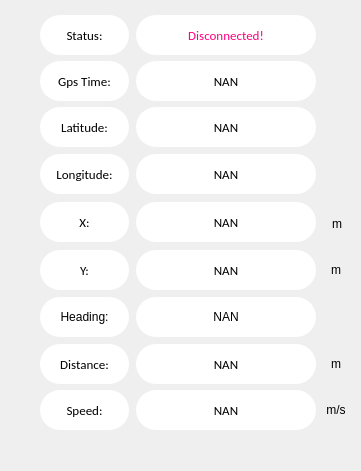
     <widget class="QGroupBox" name="currentGpsDataGroupBox">
      <property name="geometry">
       <rect>
        <x>700</x>
        <y>200</y>
        <width>361</width>
        <height>471</height>
       </rect>
      </property>
      <property name="styleSheet">
       <string notr="true">background-color: rgb(239, 239, 239);
border-radius: 20px;
border-width: 0px;</string>
      </property>
      <property name="title">
       <string/>
      </property>
      <widget class="QLabel" name="longitudeUpdatableLabel">
       <property name="geometry">
        <rect>
         <x>136</x>
         <y>154</y>
         <width>180</width>
         <height>40</height>
        </rect>
       </property>
       <property name="minimumSize">
        <size>
         <width>180</width>
         <height>40</height>
        </size>
       </property>
       <property name="maximumSize">
        <size>
         <width>16777215</width>
         <height>40</height>
        </size>
       </property>
       <property name="font">
        <font>
         <family>Calibri</family>
         <pointsize>10</pointsize>
         <italic>false</italic>
         <bold>false</bold>
        </font>
       </property>
       <property name="cursor">
        <cursorShape>IBeamCursor</cursorShape>
       </property>
       <property name="styleSheet">
        <string notr="true">background-color: rgb(255, 255, 255);
color: rgb(0, 0, 0);
font: 75 10pt &quot;Calibri&quot;;</string>
       </property>
       <property name="text">
        <string>NAN</string>
       </property>
       <property name="alignment">
        <set>Qt::AlignCenter</set>
       </property>
      </widget>
      <widget class="QLabel" name="gpsTimeUpdatableLabel">
       <property name="geometry">
        <rect>
         <x>136</x>
         <y>61</y>
         <width>180</width>
         <height>40</height>
        </rect>
       </property>
       <property name="minimumSize">
        <size>
         <width>180</width>
         <height>40</height>
        </size>
       </property>
       <property name="maximumSize">
        <size>
         <width>16777215</width>
         <height>40</height>
        </size>
       </property>
       <property name="font">
        <font>
         <family>Calibri</family>
         <pointsize>10</pointsize>
         <italic>false</italic>
         <bold>false</bold>
        </font>
       </property>
       <property name="cursor">
        <cursorShape>IBeamCursor</cursorShape>
       </property>
       <property name="styleSheet">
        <string notr="true">background-color: rgb(255, 255, 255);
color: rgb(0, 0, 0);
font: 75 10pt &quot;Calibri&quot;;</string>
       </property>
       <property name="text">
        <string>NAN</string>
       </property>
       <property name="alignment">
        <set>Qt::AlignCenter</set>
       </property>
      </widget>
      <widget class="QLabel" name="yUpdatableLabel">
       <property name="geometry">
        <rect>
         <x>136</x>
         <y>250</y>
         <width>180</width>
         <height>40</height>
        </rect>
       </property>
       <property name="minimumSize">
        <size>
         <width>180</width>
         <height>40</height>
        </size>
       </property>
       <property name="maximumSize">
        <size>
         <width>16777215</width>
         <height>40</height>
        </size>
       </property>
       <property name="font">
        <font>
         <family>Calibri</family>
         <pointsize>10</pointsize>
         <italic>false</italic>
         <bold>false</bold>
        </font>
       </property>
       <property name="cursor">
        <cursorShape>IBeamCursor</cursorShape>
       </property>
       <property name="styleSheet">
        <string notr="true">background-color: rgb(255, 255, 255);
color: rgb(0, 0, 0);
font: 75 10pt &quot;Calibri&quot;;</string>
       </property>
       <property name="text">
        <string>NAN</string>
       </property>
       <property name="alignment">
        <set>Qt::AlignCenter</set>
       </property>
      </widget>
      <widget class="QLabel" name="latitudeLabel">
       <property name="geometry">
        <rect>
         <x>40</x>
         <y>107</y>
         <width>89</width>
         <height>40</height>
        </rect>
       </property>
       <property name="minimumSize">
        <size>
         <width>89</width>
         <height>40</height>
        </size>
       </property>
       <property name="maximumSize">
        <size>
         <width>16777215</width>
         <height>40</height>
        </size>
       </property>
       <property name="font">
        <font>
         <family>Calibri</family>
         <pointsize>10</pointsize>
         <italic>false</italic>
         <bold>false</bold>
        </font>
       </property>
       <property name="styleSheet">
        <string notr="true">background-color: rgb(255, 255, 255);
color: rgb(0, 0, 0);
font: 75 10pt &quot;Calibri&quot;;</string>
       </property>
       <property name="text">
        <string>Latitude:</string>
       </property>
       <property name="alignment">
        <set>Qt::AlignCenter</set>
       </property>
      </widget>
      <widget class="QLabel" name="stausUpdatableLabel">
       <property name="geometry">
        <rect>
         <x>136</x>
         <y>15</y>
         <width>180</width>
         <height>40</height>
        </rect>
       </property>
       <property name="minimumSize">
        <size>
         <width>180</width>
         <height>40</height>
        </size>
       </property>
       <property name="maximumSize">
        <size>
         <width>16777215</width>
         <height>40</height>
        </size>
       </property>
       <property name="font">
        <font>
         <family>Calibri</family>
         <pointsize>10</pointsize>
         <italic>false</italic>
         <bold>false</bold>
        </font>
       </property>
       <property name="styleSheet">
        <string notr="true">background-color: rgb(255, 255, 255);
color: rgb(255, 0, 127);
font: 75 10pt &quot;Calibri&quot;;</string>
       </property>
       <property name="text">
        <string>Disconnected!</string>
       </property>
       <property name="alignment">
        <set>Qt::AlignCenter</set>
       </property>
      </widget>
      <widget class="QLabel" name="longitudeLabel">
       <property name="geometry">
        <rect>
         <x>40</x>
         <y>154</y>
         <width>89</width>
         <height>40</height>
        </rect>
       </property>
       <property name="minimumSize">
        <size>
         <width>89</width>
         <height>40</height>
        </size>
       </property>
       <property name="maximumSize">
        <size>
         <width>16777215</width>
         <height>40</height>
        </size>
       </property>
       <property name="font">
        <font>
         <family>Calibri</family>
         <pointsize>10</pointsize>
         <italic>false</italic>
         <bold>false</bold>
        </font>
       </property>
       <property name="styleSheet">
        <string notr="true">background-color: rgb(255, 255, 255);
color: rgb(0, 0, 0);
font: 75 10pt &quot;Calibri&quot;;</string>
       </property>
       <property name="text">
        <string>Longitude:</string>
       </property>
       <property name="alignment">
        <set>Qt::AlignCenter</set>
       </property>
      </widget>
      <widget class="QLabel" name="yLabel">
       <property name="geometry">
        <rect>
         <x>40</x>
         <y>250</y>
         <width>89</width>
         <height>40</height>
        </rect>
       </property>
       <property name="minimumSize">
        <size>
         <width>89</width>
         <height>40</height>
        </size>
       </property>
       <property name="maximumSize">
        <size>
         <width>16777215</width>
         <height>40</height>
        </size>
       </property>
       <property name="font">
        <font>
         <family>Calibri</family>
         <pointsize>10</pointsize>
         <italic>false</italic>
         <bold>false</bold>
        </font>
       </property>
       <property name="styleSheet">
        <string notr="true">background-color: rgb(255, 255, 255);
color: rgb(0, 0, 0);
font: 75 10pt &quot;Calibri&quot;;</string>
       </property>
       <property name="text">
        <string>Y:</string>
       </property>
       <property name="alignment">
        <set>Qt::AlignCenter</set>
       </property>
      </widget>
      <widget class="QLabel" name="distanceSignLabel">
       <property name="geometry">
        <rect>
         <x>323</x>
         <y>344</y>
         <width>26</width>
         <height>40</height>
        </rect>
       </property>
       <property name="minimumSize">
        <size>
         <width>0</width>
         <height>40</height>
        </size>
       </property>
       <property name="maximumSize">
        <size>
         <width>16777215</width>
         <height>40</height>
        </size>
       </property>
       <property name="styleSheet">
        <string notr="true">background-color: rgb(239, 239, 239);
color: rgb(0, 0, 0);
font: 75 10pt &quot;Calibri&quot;;</string>
       </property>
       <property name="text">
        <string>m</string>
       </property>
       <property name="alignment">
        <set>Qt::AlignCenter</set>
       </property>
      </widget>
      <widget class="QLabel" name="gpsTimeLabel">
       <property name="geometry">
        <rect>
         <x>40</x>
         <y>61</y>
         <width>89</width>
         <height>40</height>
        </rect>
       </property>
       <property name="minimumSize">
        <size>
         <width>89</width>
         <height>40</height>
        </size>
       </property>
       <property name="maximumSize">
        <size>
         <width>16777215</width>
         <height>40</height>
        </size>
       </property>
       <property name="font">
        <font>
         <family>Calibri</family>
         <pointsize>10</pointsize>
         <italic>false</italic>
         <bold>false</bold>
        </font>
       </property>
       <property name="styleSheet">
        <string notr="true">background-color: rgb(255, 255, 255);
color: rgb(0, 0, 0);
font: 75 10pt &quot;Calibri&quot;;</string>
       </property>
       <property name="text">
        <string>Gps Time:</string>
       </property>
       <property name="alignment">
        <set>Qt::AlignCenter</set>
       </property>
      </widget>
      <widget class="QLabel" name="speedSignLabel">
       <property name="geometry">
        <rect>
         <x>323</x>
         <y>390</y>
         <width>26</width>
         <height>40</height>
        </rect>
       </property>
       <property name="minimumSize">
        <size>
         <width>0</width>
         <height>40</height>
        </size>
       </property>
       <property name="maximumSize">
        <size>
         <width>16777215</width>
         <height>40</height>
        </size>
       </property>
       <property name="styleSheet">
        <string notr="true">background-color: rgb(239, 239, 239);
color: rgb(0, 0, 0);
font: 75 10pt &quot;Calibri&quot;;</string>
       </property>
       <property name="text">
        <string>m/s</string>
       </property>
       <property name="alignment">
        <set>Qt::AlignCenter</set>
       </property>
      </widget>
      <widget class="QLabel" name="speedUpdatableLabel">
       <property name="geometry">
        <rect>
         <x>136</x>
         <y>390</y>
         <width>180</width>
         <height>40</height>
        </rect>
       </property>
       <property name="minimumSize">
        <size>
         <width>180</width>
         <height>40</height>
        </size>
       </property>
       <property name="maximumSize">
        <size>
         <width>16777215</width>
         <height>40</height>
        </size>
       </property>
       <property name="font">
        <font>
         <family>Calibri</family>
         <pointsize>10</pointsize>
         <italic>false</italic>
         <bold>false</bold>
        </font>
       </property>
       <property name="cursor">
        <cursorShape>IBeamCursor</cursorShape>
       </property>
       <property name="styleSheet">
        <string notr="true">background-color: rgb(255, 255, 255);
color: rgb(0, 0, 0);
font: 75 10pt &quot;Calibri&quot;;</string>
       </property>
       <property name="text">
        <string>NAN</string>
       </property>
       <property name="alignment">
        <set>Qt::AlignCenter</set>
       </property>
      </widget>
      <widget class="QLabel" name="distanceUpdatableLabel">
       <property name="geometry">
        <rect>
         <x>136</x>
         <y>344</y>
         <width>180</width>
         <height>40</height>
        </rect>
       </property>
       <property name="minimumSize">
        <size>
         <width>180</width>
         <height>40</height>
        </size>
       </property>
       <property name="maximumSize">
        <size>
         <width>16777215</width>
         <height>40</height>
        </size>
       </property>
       <property name="font">
        <font>
         <family>Calibri</family>
         <pointsize>10</pointsize>
         <italic>false</italic>
         <bold>false</bold>
        </font>
       </property>
       <property name="cursor">
        <cursorShape>IBeamCursor</cursorShape>
       </property>
       <property name="styleSheet">
        <string notr="true">background-color: rgb(255, 255, 255);
color: rgb(0, 0, 0);
font: 75 10pt &quot;Calibri&quot;;</string>
       </property>
       <property name="text">
        <string>NAN</string>
       </property>
       <property name="alignment">
        <set>Qt::AlignCenter</set>
       </property>
      </widget>
      <widget class="QLabel" name="saiLabel">
       <property name="geometry">
        <rect>
         <x>136</x>
         <y>297</y>
         <width>180</width>
         <height>40</height>
        </rect>
       </property>
       <property name="minimumSize">
        <size>
         <width>89</width>
         <height>40</height>
        </size>
       </property>
       <property name="maximumSize">
        <size>
         <width>16777215</width>
         <height>40</height>
        </size>
       </property>
       <property name="cursor">
        <cursorShape>IBeamCursor</cursorShape>
       </property>
       <property name="styleSheet">
        <string notr="true">background-color: rgb(255, 255, 255);
color: rgb(0, 0, 0);
font: 75 10pt &quot;Calibri&quot;;</string>
       </property>
       <property name="text">
        <string>NAN</string>
       </property>
       <property name="alignment">
        <set>Qt::AlignCenter</set>
       </property>
      </widget>
      <widget class="QLabel" name="speedLabel">
       <property name="geometry">
        <rect>
         <x>40</x>
         <y>390</y>
         <width>89</width>
         <height>40</height>
        </rect>
       </property>
       <property name="minimumSize">
        <size>
         <width>89</width>
         <height>40</height>
        </size>
       </property>
       <property name="maximumSize">
        <size>
         <width>16777215</width>
         <height>40</height>
        </size>
       </property>
       <property name="font">
        <font>
         <family>Calibri</family>
         <pointsize>10</pointsize>
         <italic>false</italic>
         <bold>false</bold>
        </font>
       </property>
       <property name="styleSheet">
        <string notr="true">background-color: rgb(255, 255, 255);
color: rgb(0, 0, 0);
font: 75 10pt &quot;Calibri&quot;;</string>
       </property>
       <property name="text">
        <string>Speed:</string>
       </property>
       <property name="alignment">
        <set>Qt::AlignCenter</set>
       </property>
      </widget>
      <widget class="QLabel" name="xLabel">
       <property name="geometry">
        <rect>
         <x>40</x>
         <y>202</y>
         <width>89</width>
         <height>40</height>
        </rect>
       </property>
       <property name="minimumSize">
        <size>
         <width>89</width>
         <height>40</height>
        </size>
       </property>
       <property name="maximumSize">
        <size>
         <width>16777215</width>
         <height>40</height>
        </size>
       </property>
       <property name="font">
        <font>
         <family>Calibri</family>
         <pointsize>10</pointsize>
         <italic>false</italic>
         <bold>false</bold>
        </font>
       </property>
       <property name="styleSheet">
        <string notr="true">background-color: rgb(255, 255, 255);
color: rgb(0, 0, 0);
font: 75 10pt &quot;Calibri&quot;;</string>
       </property>
       <property name="text">
        <string>X:</string>
       </property>
       <property name="alignment">
        <set>Qt::AlignCenter</set>
       </property>
      </widget>
      <widget class="QLabel" name="distanceLabel">
       <property name="geometry">
        <rect>
         <x>40</x>
         <y>344</y>
         <width>89</width>
         <height>40</height>
        </rect>
       </property>
       <property name="minimumSize">
        <size>
         <width>89</width>
         <height>40</height>
        </size>
       </property>
       <property name="maximumSize">
        <size>
         <width>16777215</width>
         <height>40</height>
        </size>
       </property>
       <property name="font">
        <font>
         <family>Calibri</family>
         <pointsize>10</pointsize>
         <italic>false</italic>
         <bold>false</bold>
        </font>
       </property>
       <property name="styleSheet">
        <string notr="true">background-color: rgb(255, 255, 255);
color: rgb(0, 0, 0);
font: 75 10pt &quot;Calibri&quot;;</string>
       </property>
       <property name="text">
        <string>Distance:</string>
       </property>
       <property name="alignment">
        <set>Qt::AlignCenter</set>
       </property>
      </widget>
      <widget class="QLabel" name="latitudeUpdatableLabel">
       <property name="geometry">
        <rect>
         <x>136</x>
         <y>107</y>
         <width>180</width>
         <height>40</height>
        </rect>
       </property>
       <property name="minimumSize">
        <size>
         <width>180</width>
         <height>40</height>
        </size>
       </property>
       <property name="maximumSize">
        <size>
         <width>16777215</width>
         <height>40</height>
        </size>
       </property>
       <property name="font">
        <font>
         <family>Calibri</family>
         <pointsize>10</pointsize>
         <italic>false</italic>
         <bold>false</bold>
        </font>
       </property>
       <property name="cursor">
        <cursorShape>IBeamCursor</cursorShape>
       </property>
       <property name="styleSheet">
        <string notr="true">background-color: rgb(255, 255, 255);
color: rgb(0, 0, 0);
font: 75 10pt &quot;Calibri&quot;;</string>
       </property>
       <property name="text">
        <string>NAN</string>
       </property>
       <property name="alignment">
        <set>Qt::AlignCenter</set>
       </property>
      </widget>
      <widget class="QLabel" name="statusLabel">
       <property name="geometry">
        <rect>
         <x>40</x>
         <y>15</y>
         <width>89</width>
         <height>40</height>
        </rect>
       </property>
       <property name="minimumSize">
        <size>
         <width>89</width>
         <height>40</height>
        </size>
       </property>
       <property name="maximumSize">
        <size>
         <width>16777215</width>
         <height>40</height>
        </size>
       </property>
       <property name="font">
        <font>
         <family>Calibri</family>
         <pointsize>10</pointsize>
         <italic>false</italic>
         <bold>false</bold>
        </font>
       </property>
       <property name="styleSheet">
        <string notr="true">background-color: rgb(255, 255, 255);
color: rgb(0, 0, 0);
font: 75 10pt &quot;Calibri&quot;;</string>
       </property>
       <property name="text">
        <string>Status:</string>
       </property>
       <property name="alignment">
        <set>Qt::AlignCenter</set>
       </property>
      </widget>
      <widget class="QLabel" name="label_9">
       <property name="geometry">
        <rect>
         <x>40</x>
         <y>297</y>
         <width>89</width>
         <height>40</height>
        </rect>
       </property>
       <property name="minimumSize">
        <size>
         <width>89</width>
         <height>40</height>
        </size>
       </property>
       <property name="maximumSize">
        <size>
         <width>40</width>
         <height>16777215</height>
        </size>
       </property>
       <property name="styleSheet">
        <string notr="true">background-color: rgb(255, 255, 255);
color: rgb(0, 0, 0);
font: 75 10pt &quot;Calibri&quot;;</string>
       </property>
       <property name="text">
        <string>Heading:</string>
       </property>
       <property name="alignment">
        <set>Qt::AlignCenter</set>
       </property>
      </widget>
      <widget class="QLabel" name="ySignLabel">
       <property name="geometry">
        <rect>
         <x>323</x>
         <y>250</y>
         <width>26</width>
         <height>40</height>
        </rect>
       </property>
       <property name="minimumSize">
        <size>
         <width>0</width>
         <height>40</height>
        </size>
       </property>
       <property name="maximumSize">
        <size>
         <width>16777215</width>
         <height>40</height>
        </size>
       </property>
       <property name="styleSheet">
        <string notr="true">background-color: rgb(239, 239, 239);
color: rgb(0, 0, 0);
font: 75 10pt &quot;Calibri&quot;;</string>
       </property>
       <property name="text">
        <string>m</string>
       </property>
       <property name="alignment">
        <set>Qt::AlignCenter</set>
       </property>
      </widget>
      <widget class="QLabel" name="xSignLabel">
       <property name="geometry">
        <rect>
         <x>324</x>
         <y>204</y>
         <width>26</width>
         <height>40</height>
        </rect>
       </property>
       <property name="minimumSize">
        <size>
         <width>0</width>
         <height>40</height>
        </size>
       </property>
       <property name="maximumSize">
        <size>
         <width>16777215</width>
         <height>40</height>
        </size>
       </property>
       <property name="styleSheet">
        <string notr="true">background-color: rgb(239, 239, 239);
color: rgb(0, 0, 0);
font: 75 10pt &quot;Calibri&quot;;</string>
       </property>
       <property name="text">
        <string>m</string>
       </property>
       <property name="alignment">
        <set>Qt::AlignCenter</set>
       </property>
      </widget>
      <widget class="QLabel" name="xUpdatableLabel">
       <property name="geometry">
        <rect>
         <x>136</x>
         <y>202</y>
         <width>180</width>
         <height>40</height>
        </rect>
       </property>
       <property name="minimumSize">
        <size>
         <width>180</width>
         <height>40</height>
        </size>
       </property>
       <property name="maximumSize">
        <size>
         <width>16777215</width>
         <height>40</height>
        </size>
       </property>
       <property name="font">
        <font>
         <family>Calibri</family>
         <pointsize>10</pointsize>
         <italic>false</italic>
         <bold>false</bold>
        </font>
       </property>
       <property name="cursor">
        <cursorShape>IBeamCursor</cursorShape>
       </property>
       <property name="styleSheet">
        <string notr="true">background-color: rgb(255, 255, 255);
color: rgb(0, 0, 0);
font: 75 10pt &quot;Calibri&quot;;</string>
       </property>
       <property name="text">
        <string>NAN</string>
       </property>
       <property name="alignment">
        <set>Qt::AlignCenter</set>
       </property>
      </widget>
      <widget class="QLabel" name="latitudeOrientationUpdatableLabel">
       <property name="geometry">
        <rect>
         <x>320</x>
         <y>115</y>
         <width>31</width>
         <height>30</height>
        </rect>
       </property>
       <property name="minimumSize">
        <size>
         <width>0</width>
         <height>30</height>
        </size>
       </property>
       <property name="maximumSize">
        <size>
         <width>16777215</width>
         <height>30</height>
        </size>
       </property>
       <property name="styleSheet">
        <string notr="true">color: rgb(0, 0, 0);</string>
       </property>
       <property name="text">
        <string/>
       </property>
       <property name="alignment">
        <set>Qt::AlignCenter</set>
       </property>
      </widget>
      <widget class="QLabel" name="longitudeOrientationUpdatableLabel">
       <property name="geometry">
        <rect>
         <x>320</x>
         <y>162</y>
         <width>31</width>
         <height>30</height>
        </rect>
       </property>
       <property name="minimumSize">
        <size>
         <width>0</width>
         <height>30</height>
        </size>
       </property>
       <property name="maximumSize">
        <size>
         <width>16777215</width>
         <height>30</height>
        </size>
       </property>
       <property name="styleSheet">
        <string notr="true">color: rgb(0, 0, 0);</string>
       </property>
       <property name="text">
        <string/>
       </property>
       <property name="alignment">
        <set>Qt::AlignCenter</set>
       </property>
      </widget>
     </widget>
